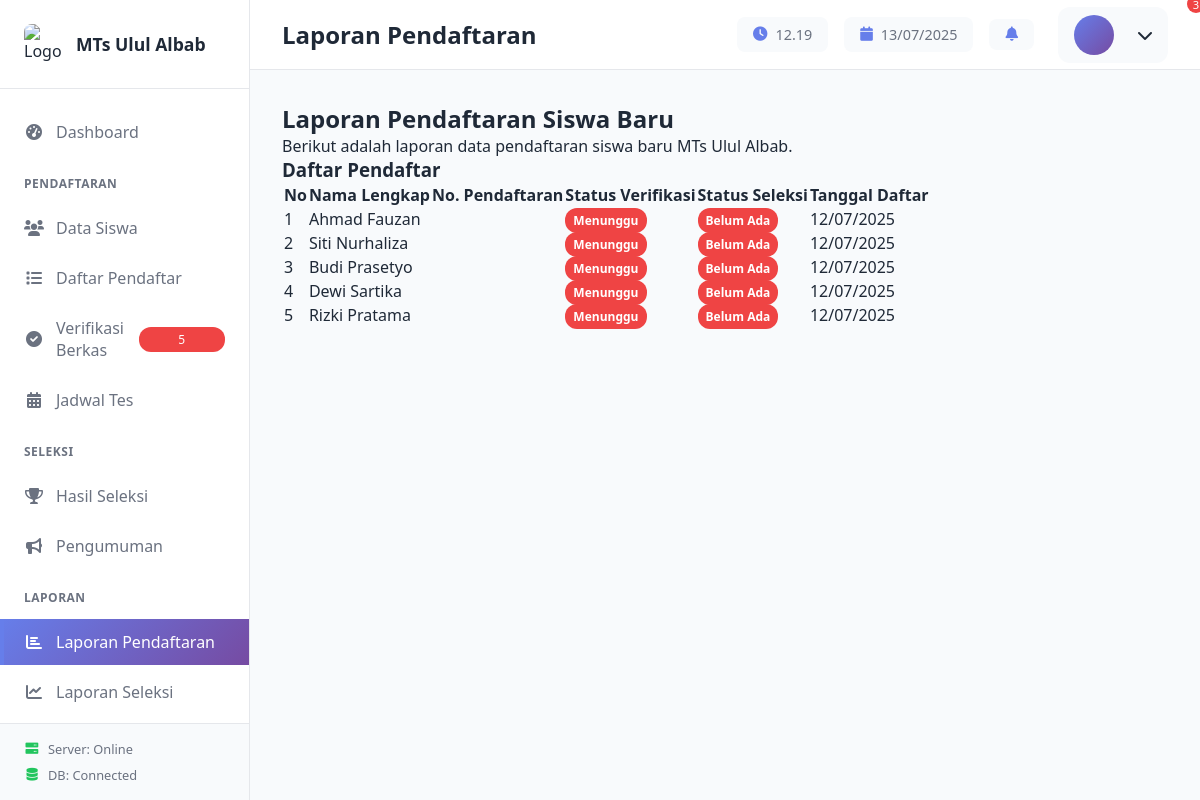
/admin/laporan-pendaftaran.php, run on an earlier commit of the app's database.
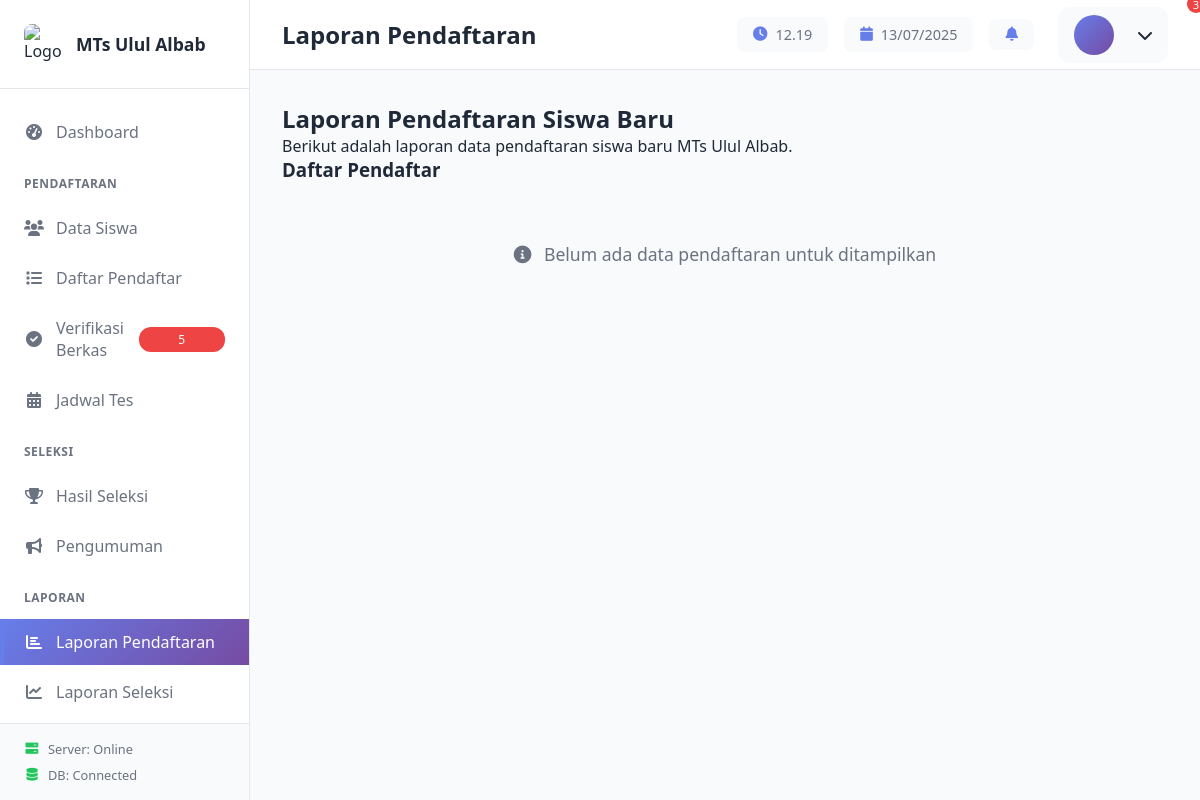
And on a later commit of the database.
### tables this page shows
CREATE TABLE calon_siswa (
    id INT AUTO_INCREMENT PRIMARY KEY,
    nomor_daftar VARCHAR(20) NOT NULL UNIQUE,
    nama_lengkap VARCHAR(100) NOT NULL,
    tempat_lahir VARCHAR(50) NOT NULL,
    tanggal_lahir DATE NOT NULL,
    jenis_kelamin ENUM('L', 'P') NOT NULL,
    agama VARCHAR(20) NOT NULL,
    alamat TEXT NOT NULL,
    telepon VARCHAR(15) NOT NULL,
    email VARCHAR(100) NULL,
    asal_sekolah VARCHAR(100) NOT NULL,
    nisn VARCHAR(20) NOT NULL,
    nama_ayah VARCHAR(100) NOT NULL,
    pekerjaan_ayah VARCHAR(50) NOT NULL,
    nama_ibu VARCHAR(100) NOT NULL,
    pekerjaan_ibu VARCHAR(50) NOT NULL,
    penghasilan_ortu DECIMAL(12,2) NOT NULL,
    foto VARCHAR(255) NULL,
    ijazah VARCHAR(255) NULL,
    kartu_keluarga VARCHAR(255) NULL,
    status_verifikasi ENUM('pending', 'verified', 'rejected') DEFAULT 'pending',
    status_seleksi ENUM('pending', 'lulus', 'tidak_lulus') DEFAULT 'pending',
    catatan TEXT NULL,
    created_at TIMESTAMP DEFAULT CURRENT_TIMESTAMP,
    updated_at TIMESTAMP DEFAULT CURRENT_TIMESTAMP ON UPDATE CURRENT_TIMESTAMP,
    
    INDEX idx_nomor_daftar (nomor_daftar),
    INDEX idx_nama (nama_lengkap),
    INDEX idx_nisn (nisn),
    INDEX idx_status_verifikasi (status_verifikasi),
    INDEX idx_status_seleksi (status_seleksi),
    INDEX idx_tanggal_lahir (tanggal_lahir)
);

### config/config.php (called while the page is built, shortened)
<?php
function config($key, $default = null) {
    return defined($key) ? constant($key) : $default;
}

### config/database.php (called while the page is built, shortened)
<?php
class Database
{
    private static $instance = null;
    private $connection;
    private $stats = [
        'queries' => 0,
        'errors' => 0,
        'start_time' => null
    ];
    private function __construct()
    {
        $this->debug = config('APP_DEBUG', false);
    }
    public static function getInstance()
    {
        if (self::$instance === null) {
            self::$instance = new self();
        }
        return self::$instance;
    }
    private function connect()
    {
        try {
            $dsn = sprintf(
                'mysql:host=%s;port=%s;dbname=%s;charset=%s',
                config('DB_HOST', 'localhost'),
                config('DB_PORT', '3306'),
                config('DB_NAME', 'psb_online'),
                config('DB_CHARSET', 'utf8mb4')
            );
            $options = config('DB_OPTIONS', []);
            $this->connection = new PDO($dsn, config('DB_USER', 'root'), config('DB_PASS', ''), $options);
            $this->connection->setAttribute(PDO::ATTR_ERRMODE, PDO::ERRMODE_EXCEPTION);
            $this->connection->setAttribute(PDO::ATTR_DEFAULT_FETCH_MODE, PDO::FETCH_ASSOC);
            $this->connection->setAttribute(PDO::ATTR_EMULATE_PREPARES, false);
            $this->connection->exec("SET NAMES " . config('DB_CHARSET', 'utf8mb4') . " COLLATE " . config('DB_COLLATION', 'utf8mb4_unicode_ci'));
        } catch (PDOException $e) {
            $this->log('Database connection failed: ' . $e->getMessage(), 'ERROR');
            throw new PDOException('Database connection failed: ' . $e->getMessage(), (int)$e->getCode());
        }
    }
    public function query($sql, $params = [], $fetchMode = PDO::FETCH_ASSOC)
    {
        try {
            $stmt = $this->connection->prepare($sql);
            $stmt->execute($params);
            $stmt->setFetchMode($fetchMode);
            return $stmt;
        } catch (PDOException $e) {
            $this->stats['errors']++;
            $this->log('Query execution failed: ' . $e->getMessage() . ' | SQL: ' . $sql, 'ERROR');
            throw new PDOException('Query execution failed: ' . $e->getMessage(), (int)$e->getCode());
        }
    }
    public function fetchAll($sql, $params = [], $fetchMode = PDO::FETCH_ASSOC)
    {
        $stmt = $this->query($sql, $params, $fetchMode);
        return $stmt->fetchAll();
    }
    private function log($message, $level = 'INFO')
    {
        $logFile = config('DB_LOG_FILE', LOGS_PATH . '/database.log');
        $timestamp = date('Y-m-d H:i:s');
        $logEntry = "[{$timestamp}] [{$level}] {$message}" . PHP_EOL;
        $logDir = dirname($logFile);
    }
}

### admin/laporan-pendaftaran.php (the view, shortened to what the rows shown need)
<?php
include 'includes/header.php';
try {
    $db = Database::getInstance();
    $pendaftar = $db->fetchAll("SELECT * FROM calon_siswa ORDER BY created_at DESC");
} catch (Exception $e) {
    $pendaftar = [];
}
?>
<main class="main-content">
    <div class="page-header">
        <h2>Laporan Pendaftaran Siswa Baru</h2>
    </div>
    <div class="panel-card">
        <div class="panel-card-body">
            <?php if (empty($pendaftar)): ?>
                <div class="empty-data-message" style="text-align:center;padding:60px 0;color:#6b7280;font-size:1.1rem;">
                    <i class="fas fa-info-circle" style="margin-right: 0.5rem;"></i> Belum ada data pendaftaran untuk ditampilkan
                </div>
            <?php else: ?>
                <div class="table-responsive">
                    <table class="data-table">
                        <thead>
                            <tr>
                                <th>No</th>
                                <th>Nama Lengkap</th>
                                <th>No. Pendaftaran</th>
                                <th>Status Verifikasi</th>
                                <th>Status Seleksi</th>
                                <th>Tanggal Daftar</th>
                            </tr>
                        </thead>
                        <tbody>
                            <?php foreach ($pendaftar as $i => $siswa): ?>
                                <tr>
                                    <td><?php echo $i+1; ?></td>
                                    <td><?php echo htmlspecialchars($siswa['nama_lengkap']); ?></td>
                                    <td><?php echo htmlspecialchars($siswa['nomor_pendaftaran']); ?></td>
                                    <td>
                                        <?php if ($siswa['status_verifikasi'] === 'verified'): ?>
                                            <span class="badge badge-success">Terverifikasi</span>
                                        <?php elseif ($siswa['status_verifikasi'] === 'pending'): ?>
                                            <span class="badge badge-warning">Menunggu</span>
                                        <?php else: ?>
                                            <span class="badge badge-secondary">Belum Ada</span>
                                        <?php endif; ?>
                                    </td>
                                    <td>
                                        <?php if ($siswa['status_seleksi'] === 'lulus'): ?>
                                            <span class="badge badge-success">Lulus</span>
                                        <?php elseif ($siswa['status_seleksi'] === 'tidak lulus'): ?>
                                            <span class="badge badge-danger">Tidak Lulus</span>
                                        <?php else: ?>
                                            <span class="badge badge-secondary">Belum Ada</span>
                                        <?php endif; ?>
                                    </td>
                                    <td><?php echo date('d/m/Y', strtotime($siswa['created_at'])); ?></td>
                                </tr>
                            <?php endforeach; ?>
                        </tbody>
                    </table>
                </div>
            <?php endif; ?>
        </div>
    </div>
</main>
<?php include 'includes/footer.php'; ?>

What changed in the data, as far as the page shows it:
removed calon_siswa: nama_lengkap "Ahmad Fauzan", status_verifikasi "Menunggu", status_seleksi "Belum Ada", created_at "12/07/2025"
removed calon_siswa: nama_lengkap "Siti Nurhaliza", status_verifikasi "Menunggu", status_seleksi "Belum Ada", created_at "12/07/2025"
removed calon_siswa: nama_lengkap "Budi Prasetyo", status_verifikasi "Menunggu", status_seleksi "Belum Ada", created_at "12/07/2025"
removed calon_siswa: nama_lengkap "Dewi Sartika", status_verifikasi "Menunggu", status_seleksi "Belum Ada", created_at "12/07/2025"
removed calon_siswa: nama_lengkap "Rizki Pratama", status_verifikasi "Menunggu", status_seleksi "Belum Ada", created_at "12/07/2025"
Also different on the page:
text no longer shown: "No Nama Lengkap No. Pendaftaran Status Verifikasi Status Seleksi Tanggal Daftar"
text now shown: "Belum ada data pendaftaran untuk ditampilkan"
